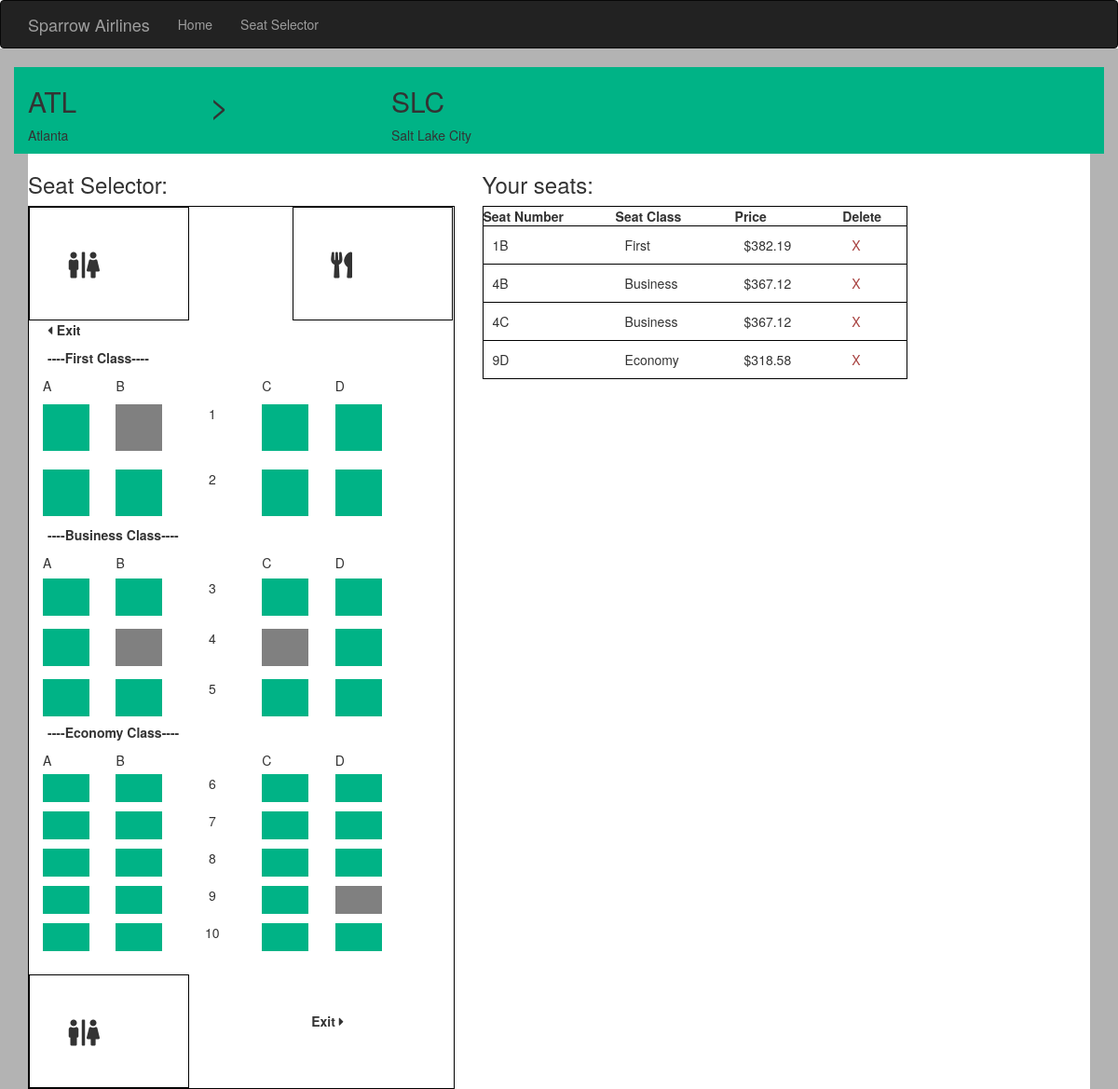
The page /seats on the database its author committed.
### tables this page shows
CREATE TABLE seat(id int primary key, aisle varchar(2), row int, isOpen int, seatClass varchar(30), price float);

### routes.py (the view)
@app.route("/seats")
@app.route("/seats/<action>/<seat_id>")
def seats(action='', seat_id=0):
    if action == 'assign':
        execute_sql('UPDATE seat SET isOpen = 0 WHERE id = (?)', (seat_id,), commit=True)
    if action == 'unassign':
        execute_sql('UPDATE seat SET isOpen = 1 WHERE id = (?)', (seat_id,), commit=True)
    seats = execute_sql('SELECT * FROM seat ORDER BY row, aisle')
    return render_template("seats.html", seats=seats)

### routes.py (called while the page is built)
def open_connection():
    connection = getattr(g, '_connection', None)
    if connection is None:
        connection = g._connection = sqlite3.connect(PATH)
        connection.row_factory = sqlite3.Row
    return connection

def execute_sql(sql, values=(), commit=False, single=False):
    connection = open_connection()
    cursor = connection.execute(sql, values)
    if commit:
        results = connection.commit()
    else:
        results = cursor.fetchone() if single else cursor.fetchall()
    cursor.close()
    return results

@app.teardown_appcontext
def close_connection(exception):
    connection = getattr(g, '_connection', None)
    if connection is not None:
        connection.close()

### templates/seats.html (shortened to what this page needs)
{% extends "layouts.html" %}
{% from 'macros.html' import displaySeat, displaySeats with context %}
{% block content %}
    <main class="seatsMain">
        <br>
        <div class="container">
            <div class="card">
                <div class="row card-header bg-accent mb-5">
                    <div class="col-md-2 pl-2">
                        <h2 class="card-title">ATL </h2>
                        <p>Atlanta</p>
                    </div>
                    <div class="col-md-2">
                        <h1> &gt;</h1>
                    </div>
                    <div class="col-md-2">
                        <h2 class="card-title">SLC</h2>
                        <p>Salt Lake City</p>
                    </div>
                    <div class="col-md-2"></div>
                    <div class="col-md-2"></div>
                    <div class="col-md-2"></div>
                </div>
                <div class="card-body">
                    <div class="row seatSelector">
                        <div class="col-sm-5">
                            <h3>Seat Selector:</h3>
                            <div class="plane">
                                <div class="row">
                                    <div class="col-sm-5">
                                        <div class="box"><i class="fas fa-restroom"></i></div>
                                    </div>
                                    <div class="col-sm-2"></div>
                                    <div class="col-sm-5">
                                        <div class="box"><i class="fas fa-utensils"></i></div>
                                    </div>
                                </div>
                                <p><i class="fas fa-caret-left"></i> Exit</p>
                                <p>----First Class----</p>
                                {{ displaySeats(seats, 'First') }}
                                <p>----Business Class----</p>
                                {{ displaySeats(seats, 'Business') }}
                                <p>----Economy Class----</p>
                                {{ displaySeats(seats, 'Economy') }}
                                <br>
                                <div class="row">
                                    <div class="col-sm-5">
                                        <div class="box"><i class="fas fa-restroom"></i></div>
                                    </div>
                                    <div class="col-sm-2"></div>
                                    <div class="col-sm-5">
                                        <br><br>
                                        <p>Exit <i class="fas fa-caret-right"></i></p>
                                    </div>
                                </div>
                            </div>
                        </div>
                        <div class="col-md-7">
                            <h3>Your seats:</h3>
                            <table class="seatTable table-hover">
                                <tr>
                                    <th>Seat Number</th>
                                    <th>Seat Class</th>
                                    <th>Price</th>
                                    <th>Delete</th>
                                </tr>
                                {% for seat in seats %}
                                    <tr>
                                        {% if(seat['isOpen'] == 0) %}
                                            <td>{{ seat['row'] }}{{ seat['aisle'] }}</td>
                                            <td>{{ seat['seatClass'] }}</td>
                                            <td>${{ seat['price'] }}</td>
                                            <td>
                                                <a class="text-danger"
                                                   href="{{ url_for('seats', action= 'unassign', seat_id=seat['id']) }}">
                                                    X</a>
                                            </td>
                                        {% endif %}
                                    </tr>
                                {% endfor %}
                            </table>
                        </div>
                    </div>
                </div>
            </div>
        </div>
    </main>
{% endblock %}

### templates/layouts.html (shortened to what this page needs)
{% extends "bootstrap/base.html" %}
{% block styles %}
{{super()}}
    <link href="{{ url_for('static', filename='css/styles.css') }}" rel="stylesheet">
<link rel="stylesheet" href="https://use.fontawesome.com/releases/v5.6.1/css/all.css">
{% endblock %}
{% block navbar %}
<div class="navbar navbar-inverse" role="navigation">
    <div class="container">
        <div class="navbar-header">
            <a class="navbar-brand" href="/">Sparrow Airlines</a>
        </div>
        <div class="navbar-collapse collapse">
            <ul class="nav navbar-nav">
                <li><a href="/">Home</a></li>
                <li><a href="{{ url_for('seats') }}">Seat Selector</a></li>
            </ul>
        </div>
    </div>
</div>
{% endblock %}

### templates/macros.html
{% macro displaySeat(seat) %}
    {% if(seat['isOpen'] == 0) %}
            <a class="tool" title=" {{ seat['seatClass'] }} Class
Seat Number: {{ seat['aisle'] }}{{ seat['row'] }}
${{ seat['price'] }}"
               href="{{ url_for('seats', action= 'unassign', seat_id=seat['id']) }}">
                <div class="seat occupied"></div>            </a>
    {% else %}
            <a class="tool" title=" {{ seat['seatClass'] }} Class
Seat Number: {{ seat['aisle'] }}{{ seat['row'] }}
${{ seat['price'] }}"
                href="{{ url_for('seats', action='assign', seat_id=seat['id']) }}">
        <div class="seat open"></div>
            </a>
    {% endif %}
{% endmacro %}
{% macro displaySeats(seats, class) %}
   <div class="row seats">
        <div class="col-md-2">A</div>
        <div class="col-md-2">B</div>
        <div class="col-md-2"></div>
        <div class="col-md-2">C</div>
        <div class="col-md-2">D</div>
        <div class="col-md-2"></div>
    </div>
    <div class="row seats">
        {% for seat in seats %}
            {% if(seat['seatClass'] == class) %}
                {% if(seat['aisle'] == 'C') %}
                    <div class="col-sm-2 {{ class }}">
                        <div class="seat text-center">{{ seat['row'] }}</div>
                    </div>
                    <div class="col-sm-2 {{ class }}">
                {% else %}
                    <div class="col-sm-2 {{ class }}">
                {% endif %}
            {{ displaySeat(seat) }}
            {% if(seat['aisle'] == 'D') %}
                </div>
                <div class="row seats">
            {% endif %}
            </div>
            {% endif %}
        {% endfor %}
        </div>
{% endmacro %}

### static/css/styles.css (style rules this page uses)
:root { --accent: #00b386; }
.seatsMain { background-color: #b3b3b3; }
.bg-accent { background-color: var(--accent); }
.navbar { z-index: 1; margin-bottom: 0; }
.seats .row { margin: 0 !important; }
.plane p { padding-left: 20px; font-weight: bold; }
.plane { border: 1px solid black; padding-left: -10px; }
.card-body { background-color: white; }
.First .seat, .aisle { width: 50px; height: 50px; margin: 10px 0; }
.Business .seat { width: 50px; height: 40px; margin: 7px 0; }
.Economy .seat { width: 50px; height: 30px; margin: 5px 0; }
.occupied { background-color: grey; color: white; }
.open { background-color: var(--accent); }
.seats { margin-left: 0; }
.seatTable { width: 70%; border: 1px solid black; }
.seatTable tr { border-bottom: 1px solid black; }
.seatTable td { padding: 10px; }
.box { border: 1px solid black; padding: 40px; font-size: 2em; }

### rows shown on the page
seat: row "1", aisle "B", seatClass "First", price "382.19"
seat: row "1"
seat: aisle "D" (drawn)
seat: row "2"
seat: aisle "D" (drawn)
seat: row "3"
seat: aisle "D" (drawn)
seat: row "4", aisle "B", seatClass "Business", price "367.12"
seat: row "4", aisle "C", seatClass "Business", price "367.12"
seat: aisle "D" (drawn)
seat: row "5"
seat: aisle "D" (drawn)
seat: row "6"
seat: aisle "D" (drawn)
seat: row "7"
seat: aisle "D" (drawn)
seat: row "8"
seat: aisle "D" (drawn)
seat: row "9"
seat: row "9", aisle "D", seatClass "Economy", price "318.58"
seat: row "10"
seat: aisle "D" (drawn)
